Frame 1 (no input): blank canvas, image omitted
Frame 60 (the mouse pressed at the canvas centre just before this capture): blank canvas, image omitted
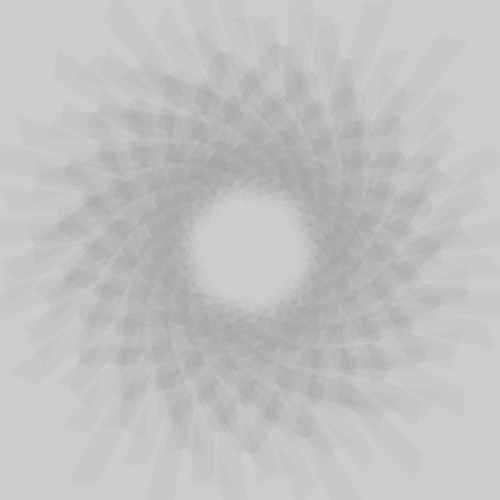
Frame 120 (the mouse held since frame 60 and released just before this capture)

The Processing sketch whose frames 1 and 60 were blank and that drew this single picture after the mouse press (run headless with seeded random() and noise(); from frame 60 on, the mouse is pressed at the canvas centre):

// Processing sketch: processing_16118
// ── processing_16118.pde

int T;char C=char(int(random(256)));void setup(){size(500,500);fill(color(0,0,0,5));}void draw(){translate(250,250);scale(mouseX/sqrt(T),mouseY/sqrt(T++));rotate(T);text(C,0,0);if(T>200){T=0;}}
